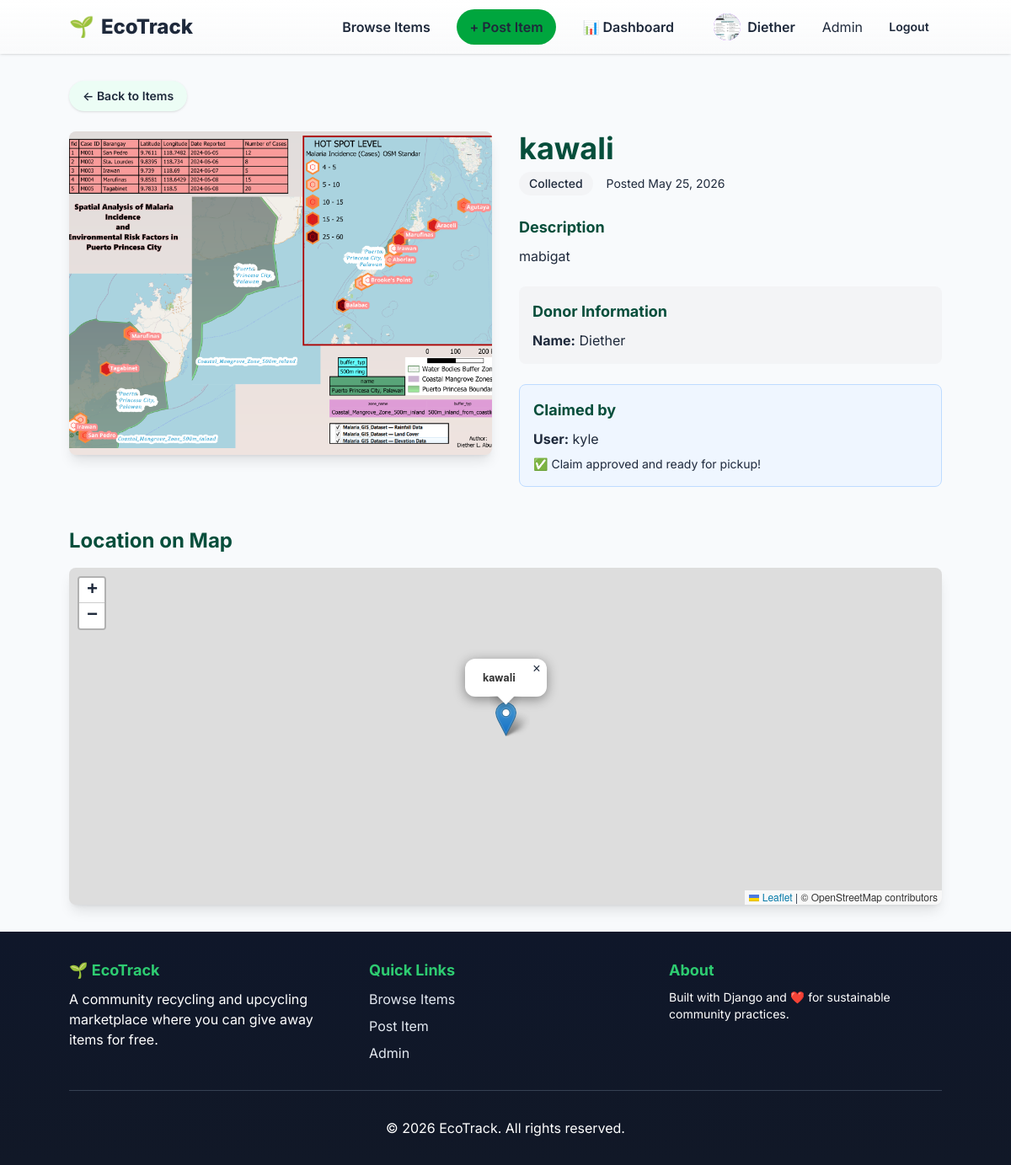
Screenshot of /items/1/ (signed in) with the database file from the repository.
### items/models.py (models this page shows, shortened)
class UserProfile(models.Model):
    GENDER_CHOICES = [
        ('M', 'Male'),
        ('F', 'Female'),
        ('O', 'Other'),
        ('P', 'Prefer not to say'),
    ]
    user = models.OneToOneField(User, on_delete=models.CASCADE, related_name='profile')
    picture = models.ImageField(upload_to='profiles/', blank=True, null=True)
    gender = models.CharField(max_length=1, choices=GENDER_CHOICES, blank=True, default='P')
    contact_number = models.CharField(max_length=20, blank=True, default='')

class Item(models.Model):
    STATUS_CHOICES = [
        ('AVAILABLE', 'Available'),
        ('PENDING', 'Pending'),
        ('COLLECTED', 'Collected'),
    ]
    title = models.CharField(max_length=255)
    description = models.TextField()
    image = models.ImageField(upload_to='items/%m/%d/%Y/')
    latitude = models.DecimalField(max_digits=9, decimal_places=6)
    longitude = models.DecimalField(max_digits=9, decimal_places=6)
    address = models.CharField(max_length=255, blank=True, default='')
    contact_number = models.CharField(max_length=20, blank=True, default='')
    status = models.CharField(max_length=20, choices=STATUS_CHOICES, default='AVAILABLE')
    donor = models.ForeignKey(User, on_delete=models.CASCADE, related_name='donated_items')
    claimant = models.ForeignKey(User, on_delete=models.SET_NULL, null=True, blank=True, related_name='claimed_items')
    created_at = models.DateTimeField(auto_now_add=True)
    updated_at = models.DateTimeField(auto_now=True)
    class Meta:
        ordering = ['-created_at']

### items/views.py (the view)
# urls.py: path('<int:pk>/', views.item_detail_view, name='item_detail'),
def item_detail_view(request, pk):
    item = get_object_or_404(Item, pk=pk)
    if get_accept_format(request) == 'json':
        serializer = ItemSerializer(item)
        return JsonResponse(serializer.data)
    context = {'item': item}
    return render(request, 'items/item_detail.html', context)

### items/context_processors.py (called while the page is built)
def user_profile(request):
    if request.user.is_authenticated:
        profile, created = UserProfile.objects.get_or_create(user=request.user)
        return {'user_profile': profile}
    return {'user_profile': None}

### items/views.py (called while the page is built)
def get_accept_format(request):
    accept_header = request.META.get('HTTP_ACCEPT', 'text/html')
    format_param = request.GET.get('format', None)
    if format_param == 'json':
        return 'json'
    if 'application/json' in accept_header:
        return 'json'
    return 'html'

### templates/items/item_detail.html (shortened to what this page needs)
{% extends "base.html" %}
{% block extra_head %}
    <link rel="stylesheet" href="https://unpkg.com/leaflet@1.9.4/dist/leaflet.css" />
{% endblock %}
{% block content %}
<div class="mb-6">
    <a href="{% url 'item_list' %}" class="inline-flex items-center gap-2 rounded-full bg-emerald-50 text-emerald-700 px-4 py-2 text-sm font-semibold shadow-sm hover:bg-emerald-100 hover:text-emerald-900 transition">
        ← Back to Items
    </a>
</div>
<div class="grid grid-cols-1 lg:grid-cols-2 gap-8">
    <div>
        {% if item.image %}
            <img src="{{ item.image.url }}" alt="{{ item.title }}" class="w-full h-64 md:h-96 object-cover rounded-lg shadow-lg">
        {% else %}
            <div class="w-full h-64 md:h-96 bg-gray-200 rounded-lg flex items-center justify-center">
                <span class="text-gray-500 text-lg">No image available</span>
            </div>
        {% endif %}
    </div>
    <div class="space-y-6">
        <div>
            <h1 class="text-4xl font-bold text-gray-900 mb-2">{{ item.title }}</h1>
            <div class="flex items-center gap-4">
                <span class="inline-block px-3 py-1 rounded-full text-sm font-medium
                    {% if item.status == 'AVAILABLE' %}bg-green-100 text-green-800{% elif item.status == 'PENDING' %}bg-yellow-100 text-yellow-800{% else %}bg-gray-100 text-gray-800{% endif %}">
                    {{ item.get_status_display }}
                </span>
                <span class="text-gray-700 text-sm">Posted {{ item.created_at|date:"M d, Y" }}</span>
            </div>
        </div>
        <div>
            <h2 class="text-lg font-bold text-gray-900 mb-2">Description</h2>
            <p class="text-gray-900 whitespace-pre-wrap">{{ item.description }}</p>
        </div>
        <div class="bg-gray-100 p-4 rounded-lg">
            <h2 class="text-lg font-bold text-gray-900 mb-2">Donor Information</h2>
            <p class="text-gray-900"><strong>Name:</strong> {{ item.donor.username }}</p>
        </div>
        {% if item.claimant %}
            <div class="bg-blue-50 border border-blue-200 p-4 rounded-lg">
                <h2 class="text-lg font-bold text-gray-900 mb-2">Claimed by</h2>
                <p class="text-gray-900"><strong>User:</strong> {{ item.claimant.username }}</p>
                <p class="text-gray-800 text-sm mt-2">
                    {% if item.status == 'PENDING' %}
                        ⏳ Waiting for donor to confirm...
                    {% elif item.status == 'COLLECTED' %}
                        ✅ Claim approved and ready for pickup!
                    {% endif %}
                </p>
            </div>
        {% elif user.is_authenticated and item.donor != user and item.status == 'AVAILABLE' %}
            <button id="claimBtn" class="w-full bg-green-600 text-white py-3 rounded-lg hover:bg-green-700 transition font-bold text-lg">
                Claim This Item
            </button>
        {% elif user == item.donor %}
            <div class="bg-blue-50 border border-blue-200 p-4 rounded-lg">
                <p class="text-gray-900">This is your item. You cannot claim it.</p>
            </div>
        {% endif %}
    </div>
</div>
<div class="mt-12">
    <h2 class="text-2xl font-bold text-gray-900 mb-4">Location on Map</h2>
    <div id="map" class="rounded-lg shadow-lg"></div>
</div>
{% endblock %}

### templates/base.html (shortened to what this page needs)
{% load static %}
{% load pwa %}
<!DOCTYPE html>
<html lang="en">
<head>
    <link rel="stylesheet" href="{% static 'dist/output.css' %}">
    <link rel="stylesheet" href="{% static 'css/ui.css' %}">
    {% block extra_head %}{% endblock %}
</head>
<body class="bg-gray-50 flex flex-col min-h-screen">
    <nav class="bg-white shadow">
        <div class="max-w-7xl mx-auto px-4 sm:px-6 lg:px-8">
            <div class="flex justify-between items-center h-16">
                <div class="flex items-center">
                    <a href="{% url 'item_list' %}" class="site-brand text-2xl">
                        <span class="logo-emoji">🌱</span>
                        <span class="brand-text">EcoTrack</span>
                    </a>
                </div>
                <div id="desktopNav" class="hidden lg:flex gap-4 items-center">
                    {% url 'item_list' as item_list_url %}
                    {% url 'account_login' as account_login_url %}
                    <a href="{{ item_list_url }}" class="btn px-4 py-2 rounded-full font-semibold transition duration-200 {% if request.path == item_list_url %}bg-blue-600 text-white{% else %}text-gray-600 hover:text-gray-900 hover:bg-blue-50{% endif %}">
                        Browse Items
                    </a>
                    {% if user.is_authenticated %}
                        <a href="{% url 'item_create' %}" class="btn px-4 py-2 rounded bg-green-600 text-white hover:bg-green-700">
                            + Post Item
                        </a>
                        {% url 'dashboard' as dashboard_url %}
                        <a href="{{ dashboard_url }}" class="btn px-4 py-2 rounded-full font-semibold transition duration-200 {% if request.path == dashboard_url %}bg-blue-600 text-white{% else %}text-gray-600 hover:text-gray-900 hover:bg-blue-50{% endif %}">
                            📊 Dashboard
                        </a>
                        <button id="profileTrigger" type="button" class="inline-flex items-center gap-2 px-4 py-2 rounded-full font-semibold text-gray-600 hover:bg-gray-100 transition duration-200 cursor-pointer">
                            <span id="navbarProfilePic" class="w-8 h-8 rounded-full bg-purple-500 flex items-center justify-center text-white text-sm font-bold overflow-hidden">
                                {% if user_profile and user_profile.picture %}
                                    <img src="{{ user_profile.picture.url }}" alt="{{ user.username }}" class="w-full h-full object-cover" />
                                {% else %}
                                    {{ user.username|make_list|first|upper }}
                                {% endif %}
                            </span>
                            <span>{{ user.username }}</span>
                        </button>
                        {% if user.is_superuser or user.is_staff %}
                            <a href="/admin/" class="text-gray-600 hover:text-gray-900">
                                Admin
                            </a>
                        {% endif %}
                        <a id="logoutLink" href="{% url 'account_logout' %}" class="btn text-red-600 hover:text-red-900 text-sm font-medium">
                            Logout
                        </a>
                    {% else %}
                        <a href="{{ account_login_url }}" class="btn px-4 py-2 rounded-full font-semibold transition duration-200 {% if request.path == account_login_url %}bg-blue-600 text-white{% else %}text-gray-600 hover:text-gray-900 hover:bg-blue-50{% endif %}">
                            Login
                        </a>
                    {% endif %}
                </div>
            </div>
        </div>
                {% url 'item_list' as item_list_url %}
    </nav>
<main class="animate-fade-in max-w-7xl mx-auto px-4 sm:px-6 lg:px-8 py-8 flex-grow w-full">
        {% block content %}{% endblock %}
    </main>
    <footer class="bg-gray-800 text-white">
        <div class="max-w-7xl mx-auto px-4 sm:px-6 lg:px-8 py-8">
            <div class="grid grid-cols-1 md:grid-cols-3 gap-8">
                <div>
                    <h3 class="text-lg font-bold mb-2">🌱 EcoTrack</h3>
                    <p class="text-gray-400">
                        A community recycling and upcycling marketplace where you can give away items for free.
                    </p>
                </div>
                <div>
                    <h3 class="text-lg font-bold mb-2">Quick Links</h3>
                    <ul class="text-gray-400 space-y-2">
                        <li><a href="{% url 'item_list' %}" class="hover:text-white">Browse Items</a></li>
                        {% if user.is_authenticated %}
                            <li><a href="{% url 'item_create' %}" class="hover:text-white">Post Item</a></li>
                            {% if user.is_superuser or user.is_staff %}
                                <li><a href="/admin/" class="hover:text-white">Admin</a></li>
                            {% endif %}
                        {% endif %}
                    </ul>
                </div>
                <div>
                    <h3 class="text-lg font-bold mb-2">About</h3>
                    <p class="text-gray-400 text-sm">
                        Built with Django and ❤️ for sustainable community practices.
                    </p>
                </div>
            </div>
            <div class="border-t border-gray-700 mt-8 pt-8 text-center text-gray-400">
                <p>&copy; 2026 EcoTrack. All rights reserved.</p>
            </div>
        </div>
    </footer>
</body>
</html>

### static/css/ui.css (style rules this page uses)
:root { --bg: #f8fafc; --muted: #6b7280; --accent: #059669; --accent-600: #047857; --brand: #064e3b; --primary: #0ea5a4; --card: #ffffff; --glass: rgba(255,255,255,0.6); --radius: 0.75rem; }
html,body { height:100%; }
body { font-family: 'Inter', system-ui, -apple-system, 'Segoe UI', Roboto, 'Helvetica Neue', Arial; background:var(--bg); color:#0f172a; -webkit-font-smoothing:antialiased; -moz-osx-font-smoothing:grayscale; }
.max-w-7xl { max-width:1100px }
h1,h2,h3 { color:var(--brand) }
p,li,span,a { color:#1e293b }
.btn { display:inline-flex;align-items:center;gap:.5rem;padding:.5rem .9rem;border-radius:999px;font-weight:600;cursor:pointer;border:1px solid transparent;text-decoration:none }
nav.bg-white { background:linear-gradient(180deg, rgba(255,255,255,0.98), rgba(249,250,251,0.95));backdrop-filter:saturate(140%) blur(4px) }
.site-brand { display:flex;align-items:center;gap:.5rem;font-weight:800;color:var(--accent) }
.site-brand .logo-emoji { font-size:1.5rem }
footer.bg-gray-800 { background:linear-gradient(180deg,#0f172a,#111827);color:#cbd5e1 }
footer a { color:#e2e8f0 }
footer h3 { color:#2ecc71!important }
footer.bg-gray-800 p { color:#ffffff }

### templates/items/item_detail.html (style rules this page uses)
#map { height: 400px; }

### rows the page displays
UserProfile: picture (picture)
Item: image (picture), title "kawali", status "Collected", created_at "May 25, 2026", description "mabigat", donor.username "Diether", claimant.username "kyle"

### other values shown
{{ user.username }} "Diether"
